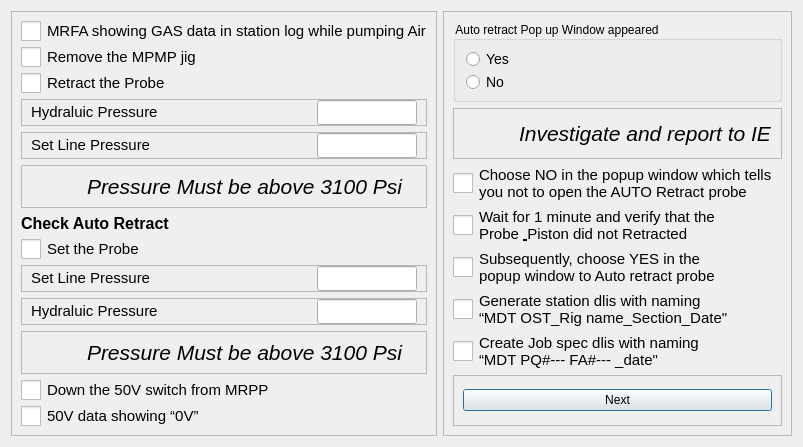
<?xml version="1.0" encoding="UTF-8"?>
<ui version="4.0">
 <class>Dialog</class>
 <widget class="QDialog" name="Dialog">
  <property name="geometry">
   <rect>
    <x>0</x>
    <y>0</y>
    <width>791</width>
    <height>447</height>
   </rect>
  </property>
  <property name="windowTitle">
   <string>Dialog</string>
  </property>
  <layout class="QHBoxLayout" name="horizontalLayout">
   <item>
    <widget class="QFrame" name="frame">
     <property name="frameShape">
      <enum>QFrame::Shape::StyledPanel</enum>
     </property>
     <property name="frameShadow">
      <enum>QFrame::Shadow::Raised</enum>
     </property>
     <layout class="QVBoxLayout" name="verticalLayout">
      <item>
       <widget class="QCheckBox" name="checkBox_1">
        <property name="enabled">
         <bool>true</bool>
        </property>
        <property name="styleSheet">
         <string notr="true">QCheckBox {
    font-size: 15px; /* Larger text */
}
QCheckBox::indicator {
    width: 20px; /* Larger checkbox square */
    height: 20px; /* Larger checkbox square */
}</string>
        </property>
        <property name="text">
         <string>MRFA showing GAS data in station log while pumping Air</string>
        </property>
       </widget>
      </item>
      <item>
       <widget class="QCheckBox" name="checkBox_2">
        <property name="enabled">
         <bool>true</bool>
        </property>
        <property name="styleSheet">
         <string notr="true">QCheckBox {
    font-size: 15px; /* Larger text */
}
QCheckBox::indicator {
    width: 20px; /* Larger checkbox square */
    height: 20px; /* Larger checkbox square */
}</string>
        </property>
        <property name="text">
         <string>Remove the MPMP jig</string>
        </property>
       </widget>
      </item>
      <item>
       <widget class="QCheckBox" name="checkBox_3">
        <property name="enabled">
         <bool>true</bool>
        </property>
        <property name="styleSheet">
         <string notr="true">QCheckBox {
    font-size: 15px; /* Larger text */
}
QCheckBox::indicator {
    width: 20px; /* Larger checkbox square */
    height: 20px; /* Larger checkbox square */
}</string>
        </property>
        <property name="text">
         <string>Retract the Probe</string>
        </property>
       </widget>
      </item>
      <item>
       <widget class="QFrame" name="frame_9">
        <property name="frameShape">
         <enum>QFrame::Shape::StyledPanel</enum>
        </property>
        <property name="frameShadow">
         <enum>QFrame::Shadow::Raised</enum>
        </property>
        <layout class="QHBoxLayout" name="horizontalLayout_3">
         <property name="topMargin">
          <number>0</number>
         </property>
         <property name="bottomMargin">
          <number>0</number>
         </property>
         <item>
          <widget class="QLabel" name="label_2">
           <property name="text">
            <string>&lt;html&gt;&lt;head/&gt;&lt;body&gt;&lt;p&gt;&lt;span style=&quot; font-size:11pt;&quot;&gt;Hydraluic Pressure&lt;/span&gt;&lt;/p&gt;&lt;/body&gt;&lt;/html&gt;</string>
           </property>
          </widget>
         </item>
         <item>
          <widget class="QLineEdit" name="lineEdit_2">
           <property name="minimumSize">
            <size>
             <width>100</width>
             <height>25</height>
            </size>
           </property>
           <property name="maximumSize">
            <size>
             <width>100</width>
             <height>25</height>
            </size>
           </property>
          </widget>
         </item>
        </layout>
       </widget>
      </item>
      <item>
       <widget class="QFrame" name="frame_8">
        <property name="frameShape">
         <enum>QFrame::Shape::StyledPanel</enum>
        </property>
        <property name="frameShadow">
         <enum>QFrame::Shadow::Raised</enum>
        </property>
        <layout class="QHBoxLayout" name="horizontalLayout_2">
         <property name="topMargin">
          <number>0</number>
         </property>
         <property name="bottomMargin">
          <number>0</number>
         </property>
         <item>
          <widget class="QLabel" name="label_1">
           <property name="text">
            <string>&lt;html&gt;&lt;head/&gt;&lt;body&gt;&lt;p&gt;&lt;span style=&quot; font-size:11pt;&quot;&gt;Set Line Pressure&lt;/span&gt;&lt;/p&gt;&lt;/body&gt;&lt;/html&gt;</string>
           </property>
          </widget>
         </item>
         <item>
          <widget class="QLineEdit" name="lineEdit_1">
           <property name="minimumSize">
            <size>
             <width>100</width>
             <height>25</height>
            </size>
           </property>
           <property name="maximumSize">
            <size>
             <width>100</width>
             <height>25</height>
            </size>
           </property>
          </widget>
         </item>
        </layout>
       </widget>
      </item>
      <item>
       <widget class="QFrame" name="frame_12">
        <property name="frameShape">
         <enum>QFrame::Shape::StyledPanel</enum>
        </property>
        <property name="frameShadow">
         <enum>QFrame::Shadow::Raised</enum>
        </property>
        <layout class="QHBoxLayout" name="horizontalLayout_7">
         <property name="spacing">
          <number>15</number>
         </property>
         <property name="topMargin">
          <number>0</number>
         </property>
         <property name="bottomMargin">
          <number>0</number>
         </property>
         <item>
          <widget class="QLabel" name="label_12">
           <property name="minimumSize">
            <size>
             <width>41</width>
             <height>41</height>
            </size>
           </property>
           <property name="maximumSize">
            <size>
             <width>41</width>
             <height>41</height>
            </size>
           </property>
           <property name="text">
            <string/>
           </property>
           <property name="pixmap">
            <pixmap resource="../../Images.qrc">:/Icons/Icons/risk-icon.png</pixmap>
           </property>
           <property name="scaledContents">
            <bool>true</bool>
           </property>
          </widget>
         </item>
         <item>
          <widget class="QLabel" name="label_13">
           <property name="text">
            <string>&lt;html&gt;&lt;head/&gt;&lt;body&gt;&lt;p&gt;&lt;span style=&quot; font-size:16pt; font-style:italic;&quot;&gt;Pressure Must be above 3100 Psi&lt;/span&gt;&lt;/p&gt;&lt;/body&gt;&lt;/html&gt;</string>
           </property>
          </widget>
         </item>
        </layout>
       </widget>
      </item>
      <item>
       <widget class="QLabel" name="label">
        <property name="text">
         <string>&lt;html&gt;&lt;head/&gt;&lt;body&gt;&lt;p&gt;&lt;span style=&quot; font-size:12pt; font-weight:700;&quot;&gt;Check Auto Retract&lt;/span&gt;&lt;/p&gt;&lt;/body&gt;&lt;/html&gt;</string>
        </property>
       </widget>
      </item>
      <item>
       <widget class="QCheckBox" name="checkBox_4">
        <property name="enabled">
         <bool>true</bool>
        </property>
        <property name="styleSheet">
         <string notr="true">QCheckBox {
    font-size: 15px; /* Larger text */
}
QCheckBox::indicator {
    width: 20px; /* Larger checkbox square */
    height: 20px; /* Larger checkbox square */
}</string>
        </property>
        <property name="text">
         <string>Set the Probe</string>
        </property>
       </widget>
      </item>
      <item>
       <widget class="QFrame" name="frame_11">
        <property name="frameShape">
         <enum>QFrame::Shape::StyledPanel</enum>
        </property>
        <property name="frameShadow">
         <enum>QFrame::Shadow::Raised</enum>
        </property>
        <layout class="QHBoxLayout" name="horizontalLayout_5">
         <property name="topMargin">
          <number>0</number>
         </property>
         <property name="bottomMargin">
          <number>0</number>
         </property>
         <item>
          <widget class="QLabel" name="label_4">
           <property name="text">
            <string>&lt;html&gt;&lt;head/&gt;&lt;body&gt;&lt;p&gt;&lt;span style=&quot; font-size:11pt;&quot;&gt;Set Line Pressure&lt;/span&gt;&lt;/p&gt;&lt;/body&gt;&lt;/html&gt;</string>
           </property>
          </widget>
         </item>
         <item>
          <widget class="QLineEdit" name="lineEdit_4">
           <property name="minimumSize">
            <size>
             <width>100</width>
             <height>25</height>
            </size>
           </property>
           <property name="maximumSize">
            <size>
             <width>100</width>
             <height>25</height>
            </size>
           </property>
          </widget>
         </item>
        </layout>
       </widget>
      </item>
      <item>
       <widget class="QFrame" name="frame_10">
        <property name="frameShape">
         <enum>QFrame::Shape::StyledPanel</enum>
        </property>
        <property name="frameShadow">
         <enum>QFrame::Shadow::Raised</enum>
        </property>
        <layout class="QHBoxLayout" name="horizontalLayout_4">
         <property name="topMargin">
          <number>0</number>
         </property>
         <property name="bottomMargin">
          <number>0</number>
         </property>
         <item>
          <widget class="QLabel" name="label_3">
           <property name="text">
            <string>&lt;html&gt;&lt;head/&gt;&lt;body&gt;&lt;p&gt;&lt;span style=&quot; font-size:11pt;&quot;&gt;Hydraluic Pressure&lt;/span&gt;&lt;/p&gt;&lt;/body&gt;&lt;/html&gt;</string>
           </property>
          </widget>
         </item>
         <item>
          <widget class="QLineEdit" name="lineEdit_3">
           <property name="minimumSize">
            <size>
             <width>100</width>
             <height>25</height>
            </size>
           </property>
           <property name="maximumSize">
            <size>
             <width>100</width>
             <height>25</height>
            </size>
           </property>
          </widget>
         </item>
        </layout>
       </widget>
      </item>
      <item>
       <widget class="QFrame" name="frame_13">
        <property name="frameShape">
         <enum>QFrame::Shape::StyledPanel</enum>
        </property>
        <property name="frameShadow">
         <enum>QFrame::Shadow::Raised</enum>
        </property>
        <layout class="QHBoxLayout" name="horizontalLayout_9">
         <property name="spacing">
          <number>15</number>
         </property>
         <property name="topMargin">
          <number>0</number>
         </property>
         <property name="bottomMargin">
          <number>0</number>
         </property>
         <item>
          <widget class="QLabel" name="label_16">
           <property name="minimumSize">
            <size>
             <width>41</width>
             <height>41</height>
            </size>
           </property>
           <property name="maximumSize">
            <size>
             <width>41</width>
             <height>41</height>
            </size>
           </property>
           <property name="text">
            <string/>
           </property>
           <property name="pixmap">
            <pixmap resource="../../Images.qrc">:/Icons/Icons/risk-icon.png</pixmap>
           </property>
           <property name="scaledContents">
            <bool>true</bool>
           </property>
          </widget>
         </item>
         <item>
          <widget class="QLabel" name="label_17">
           <property name="text">
            <string>&lt;html&gt;&lt;head/&gt;&lt;body&gt;&lt;p&gt;&lt;span style=&quot; font-size:16pt; font-style:italic;&quot;&gt;Pressure Must be above 3100 Psi&lt;/span&gt;&lt;/p&gt;&lt;/body&gt;&lt;/html&gt;</string>
           </property>
          </widget>
         </item>
        </layout>
       </widget>
      </item>
      <item>
       <widget class="QCheckBox" name="checkBox_5">
        <property name="enabled">
         <bool>true</bool>
        </property>
        <property name="styleSheet">
         <string notr="true">QCheckBox {
    font-size: 15px; /* Larger text */
}
QCheckBox::indicator {
    width: 20px; /* Larger checkbox square */
    height: 20px; /* Larger checkbox square */
}</string>
        </property>
        <property name="text">
         <string>Down the 50V switch from MRPP</string>
        </property>
       </widget>
      </item>
      <item>
       <widget class="QCheckBox" name="checkBox_6">
        <property name="enabled">
         <bool>true</bool>
        </property>
        <property name="styleSheet">
         <string notr="true">QCheckBox {
    font-size: 15px; /* Larger text */
}
QCheckBox::indicator {
    width: 20px; /* Larger checkbox square */
    height: 20px; /* Larger checkbox square */
}</string>
        </property>
        <property name="text">
         <string>50V data showing “0V” </string>
        </property>
       </widget>
      </item>
     </layout>
    </widget>
   </item>
   <item>
    <widget class="QFrame" name="frame_2">
     <property name="frameShape">
      <enum>QFrame::Shape::StyledPanel</enum>
     </property>
     <property name="frameShadow">
      <enum>QFrame::Shadow::Raised</enum>
     </property>
     <layout class="QVBoxLayout" name="verticalLayout_2">
      <item>
       <widget class="QGroupBox" name="groupBox_2">
        <property name="styleSheet">
         <string notr="true">QGroupBox::title {
    font-size: 16px;
}
</string>
        </property>
        <property name="title">
         <string>Auto retract Pop up Window appeared</string>
        </property>
        <property name="checkable">
         <bool>false</bool>
        </property>
        <property name="checked">
         <bool>false</bool>
        </property>
        <layout class="QVBoxLayout" name="verticalLayout_12">
         <item>
          <widget class="QRadioButton" name="radioButton_3">
           <property name="styleSheet">
            <string notr="true">QRadioButton{
    font-size: 14px; /* Larger text */
}
QRadioButton::indicator {
    width: 15px; /* Larger checkbox square */
    height: 15px; /* Larger checkbox square */
}</string>
           </property>
           <property name="text">
            <string>Yes</string>
           </property>
          </widget>
         </item>
         <item>
          <widget class="QRadioButton" name="radioButton_4">
           <property name="styleSheet">
            <string notr="true">QRadioButton{
    font-size: 14px; /* Larger text */
}
QRadioButton::indicator {
    width: 15px; /* Larger checkbox square */
    height: 15px; /* Larger checkbox square */
}</string>
           </property>
           <property name="text">
            <string>No</string>
           </property>
          </widget>
         </item>
        </layout>
       </widget>
      </item>
      <item>
       <widget class="QFrame" name="frame_14">
        <property name="frameShape">
         <enum>QFrame::Shape::StyledPanel</enum>
        </property>
        <property name="frameShadow">
         <enum>QFrame::Shadow::Raised</enum>
        </property>
        <layout class="QHBoxLayout" name="horizontalLayout_10">
         <property name="spacing">
          <number>15</number>
         </property>
         <property name="topMargin">
          <number>0</number>
         </property>
         <property name="bottomMargin">
          <number>0</number>
         </property>
         <item>
          <widget class="QLabel" name="label_18">
           <property name="minimumSize">
            <size>
             <width>41</width>
             <height>41</height>
            </size>
           </property>
           <property name="maximumSize">
            <size>
             <width>41</width>
             <height>41</height>
            </size>
           </property>
           <property name="text">
            <string/>
           </property>
           <property name="pixmap">
            <pixmap resource="../../Images.qrc">:/Icons/Icons/risk-icon.png</pixmap>
           </property>
           <property name="scaledContents">
            <bool>true</bool>
           </property>
          </widget>
         </item>
         <item>
          <widget class="QLabel" name="label_19">
           <property name="text">
            <string>&lt;html&gt;&lt;head/&gt;&lt;body&gt;&lt;p&gt;&lt;span style=&quot; font-size:16pt; font-style:italic;&quot;&gt;Investigate and report to IE&lt;/span&gt;&lt;/p&gt;&lt;/body&gt;&lt;/html&gt;</string>
           </property>
          </widget>
         </item>
        </layout>
       </widget>
      </item>
      <item>
       <widget class="QCheckBox" name="checkBox_7">
        <property name="enabled">
         <bool>true</bool>
        </property>
        <property name="styleSheet">
         <string notr="true">QCheckBox {
    font-size: 15px; /* Larger text */
}
QCheckBox::indicator {
    width: 20px; /* Larger checkbox square */
    height: 20px; /* Larger checkbox square */
}</string>
        </property>
        <property name="text">
         <string>Choose NO in the popup window which tells
you not to open the AUTO Retract probe</string>
        </property>
       </widget>
      </item>
      <item>
       <widget class="QCheckBox" name="checkBox_8">
        <property name="enabled">
         <bool>true</bool>
        </property>
        <property name="styleSheet">
         <string notr="true">QCheckBox {
    font-size: 15px; /* Larger text */
}
QCheckBox::indicator {
    width: 20px; /* Larger checkbox square */
    height: 20px; /* Larger checkbox square */
}</string>
        </property>
        <property name="text">
         <string>Wait for 1 minute and verify that the
Probe &amp; Piston did not Retracted</string>
        </property>
       </widget>
      </item>
      <item>
       <widget class="QCheckBox" name="checkBox_9">
        <property name="enabled">
         <bool>true</bool>
        </property>
        <property name="styleSheet">
         <string notr="true">QCheckBox {
    font-size: 15px; /* Larger text */
}
QCheckBox::indicator {
    width: 20px; /* Larger checkbox square */
    height: 20px; /* Larger checkbox square */
}</string>
        </property>
        <property name="text">
         <string>Subsequently, choose YES in the
popup window to Auto retract probe</string>
        </property>
       </widget>
      </item>
      <item>
       <widget class="QCheckBox" name="checkBox_10">
        <property name="enabled">
         <bool>true</bool>
        </property>
        <property name="styleSheet">
         <string notr="true">QCheckBox {
    font-size: 15px; /* Larger text */
}
QCheckBox::indicator {
    width: 20px; /* Larger checkbox square */
    height: 20px; /* Larger checkbox square */
}</string>
        </property>
        <property name="text">
         <string>Generate station dlis with naming
“MDT OST_Rig name_Section_Date&quot;</string>
        </property>
       </widget>
      </item>
      <item>
       <widget class="QCheckBox" name="checkBox_11">
        <property name="enabled">
         <bool>true</bool>
        </property>
        <property name="styleSheet">
         <string notr="true">QCheckBox {
    font-size: 15px; /* Larger text */
}
QCheckBox::indicator {
    width: 20px; /* Larger checkbox square */
    height: 20px; /* Larger checkbox square */
}</string>
        </property>
        <property name="text">
         <string>Create Job spec dlis with naming
“MDT PQ#--- FA#--- _date&quot;</string>
        </property>
       </widget>
      </item>
      <item>
       <widget class="QFrame" name="frame_28">
        <property name="frameShape">
         <enum>QFrame::Shape::StyledPanel</enum>
        </property>
        <property name="frameShadow">
         <enum>QFrame::Shadow::Raised</enum>
        </property>
        <layout class="QVBoxLayout" name="verticalLayout_4">
         <item>
          <widget class="QPushButton" name="pushButton">
           <property name="text">
            <string>Next</string>
           </property>
          </widget>
         </item>
        </layout>
       </widget>
      </item>
     </layout>
    </widget>
   </item>
  </layout>
 </widget>
 <resources>
  <include location="../../Images.qrc"/>
  <include location="C:/Users/archi/AppData/Local/Programs/Python/Python313/Lib/site-packages/PySide6/Images.qrc"/>
 </resources>
 <connections/>
</ui>
